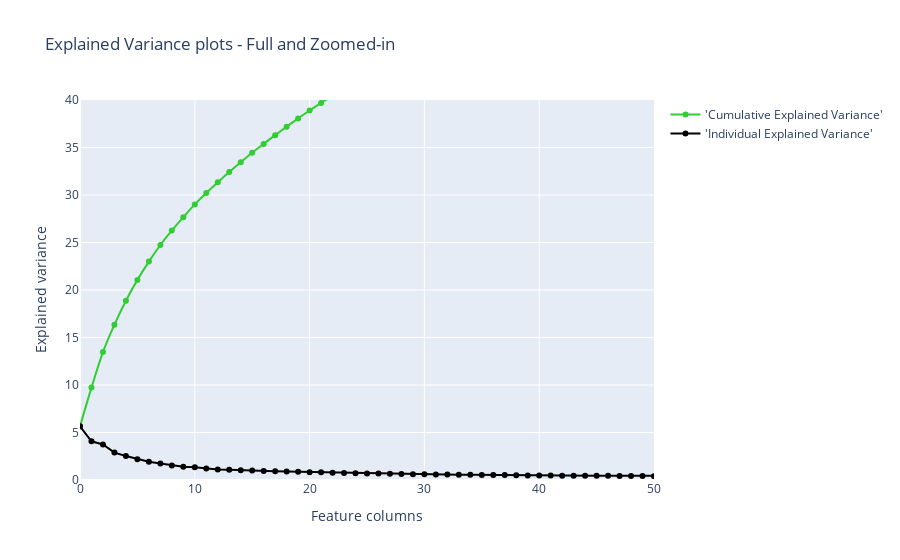

This figure's notebook cell:
### Code cell
cumulative_plot = go.Scatter(
    x = list(range(784)),
    y = cumulative_exp_var,
    mode = 'lines+markers',
    name = "'Cumulative Explained Variance'",
    line = dict(
        shape = 'spline',
        color = 'limegreen',
    )
)

individual_plot = go.Scatter(
    x = list(range(784)),
    y = indivisual_exp_var,
    mode = 'lines+markers',
    name = "'Individual Explained Variance'",
    line = dict(
        shape = 'linear',
        color = 'black'
    )
)

fig = tls.make_subplots(insets=[{'cell' : (1,1), 'l' : 0.7, 'b' : 0.5}],
                        print_grid=True)

fig.append_trace(cumulative_plot, 1, 1)
fig.append_trace(individual_plot, 1, 1)
fig.layout.title = "Explained Variance plots - Full and Zoomed-in"
fig.layout.xaxis = dict(range=[0, 50], title = 'Feature columns')
fig.layout.yaxis = dict(range=[0, 40], title = 'Explained variance')
iplot(fig)

### Figure 1 — Plotly figure (JSON) as saved in the notebook; plotly's stock layout.template omitted (floating-point values rounded to 4 significant figures; data arrays with more than 128 entries replaced by an {"elided": "..."} marker saying what was removed)
{"data": [{"line": {"color": "limegreen", "shape": "spline"}, "mode": "lines+markers", "name": "'Cumulative Explained Variance'", "type": "scatter", "x": {"elided": "784 int values"}, "xaxis": "x", "y": {"elided": "784 float values"}, "yaxis": "y"}, {"line": {"color": "black", "shape": "linear"}, "mode": "lines+markers", "name": "'Individual Explained Variance'", "type": "scatter", "x": {"elided": "784 int values"}, "xaxis": "x", "y": {"elided": "784 float values"}, "yaxis": "y"}], "layout": {"title": {"text": "Explained Variance plots - Full and Zoomed-in"}, "xaxis": {"range": [0, 50], "title": {"text": "Feature columns"}}, "xaxis2": {"anchor": "y2", "domain": [0.7, 1]}, "yaxis": {"range": [0, 40], "title": {"text": "Explained variance"}}, "yaxis2": {"anchor": "x2", "domain": [0.5, 1]}}}
